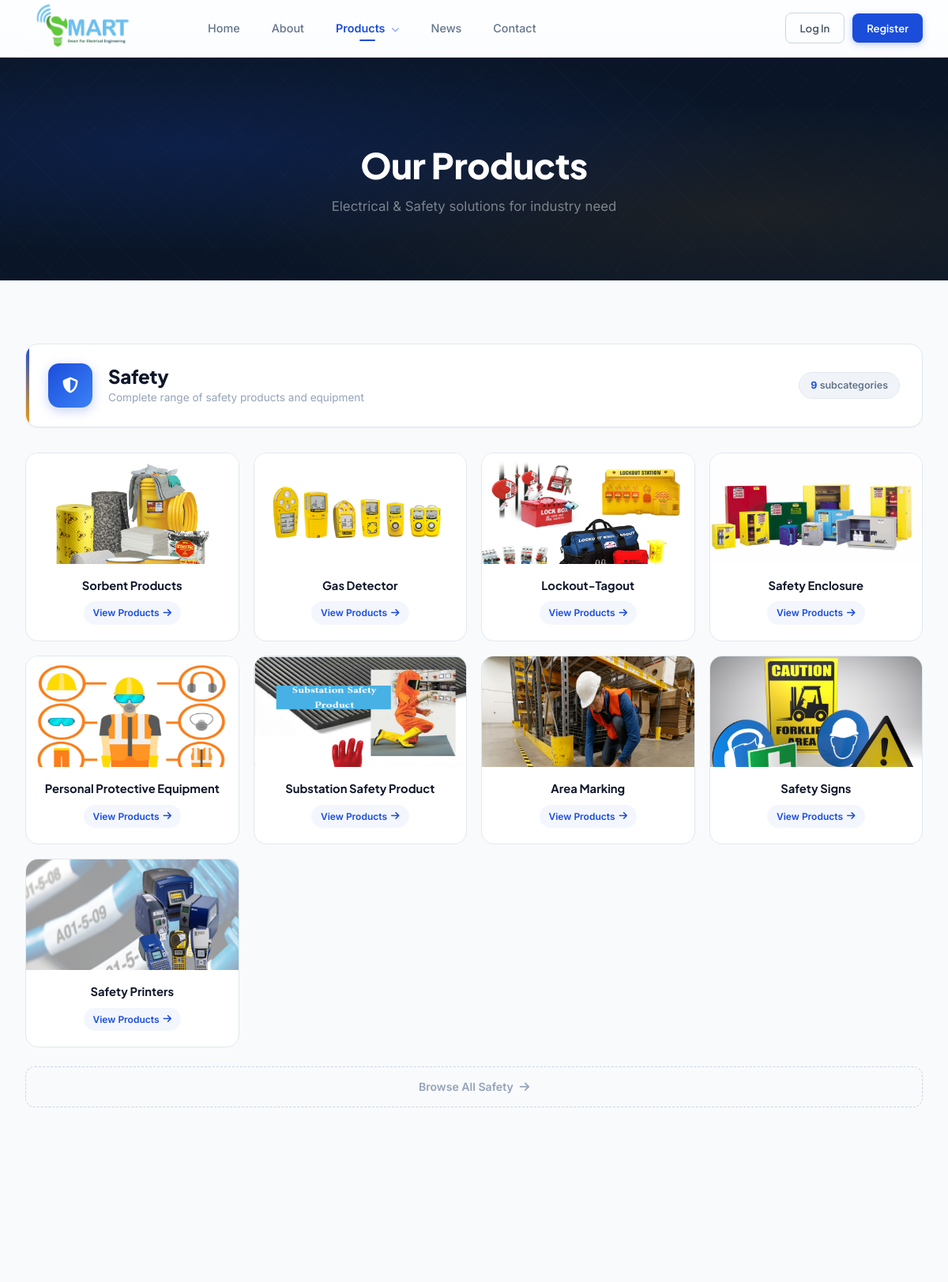
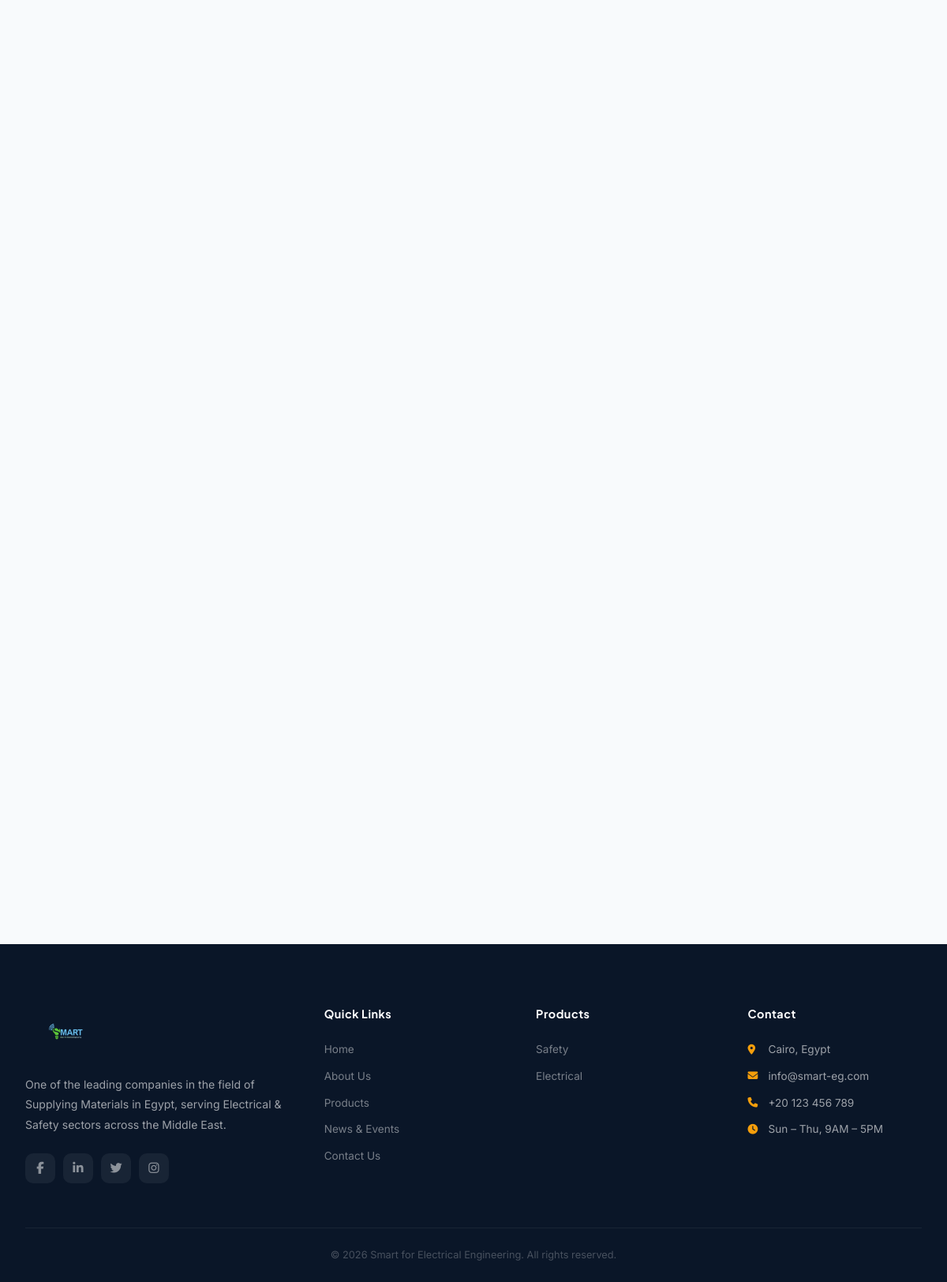
Screenshot of /products/ with the database file from the repository (2 pictures, top to bottom).
### store/models.py (models this page shows, shortened)
class Category(models.Model):
    name = models.CharField(max_length=100)
    slug = models.SlugField(max_length=100, unique=True, blank=True)
    icon = models.CharField(max_length=50, blank=True, help_text="FontAwesome icon class e.g. fa-shield-alt")
    description = models.TextField(blank=True)
    order = models.IntegerField(default=0)
    class Meta:
        verbose_name_plural = "Categories"
        ordering = ['order', 'name']

class SubCategory(models.Model):
    category = models.ForeignKey(Category, on_delete=models.CASCADE, related_name='subcategories')
    name = models.CharField(max_length=200)
    slug = models.SlugField(max_length=200, unique=True, blank=True)
    image = models.ImageField(upload_to='subcategories/', blank=True, null=True)
    description = models.TextField(blank=True)
    order = models.IntegerField(default=0)
    class Meta:
        verbose_name_plural = "Sub Categories"
        ordering = ['order', 'name']

### store/views.py (the view)
# urls.py: path('products/', views.products, name='products'),
def products(request):
    categories = Category.objects.prefetch_related('subcategories').all()
    return render(request, 'store/products.html', {'categories': categories})

### store/context_processors.py (called while the page is built)
def nav_categories(request):
    return {'nav_categories': Category.objects.all()}

### templates/store/products.html (shortened to what this page needs)
{% extends "store/base.html" %}
{% block content %}
<section class="products-hero">
    <h1>Our Products</h1>
    <p class="subtitle"> Electrical & Safety solutions for industry need</p>
</section>
<section class="products-section">
    <div class="products-container">
        {% for cat in categories %}
        <div class="category-block reveal">
            <div class="category-head">
                <div class="cat-icon">
                    <i class="fas {{ cat.icon|default:'fa-folder' }}"></i>
                </div>
                <div class="category-head-text">
                    <h2>{{ cat.name }}</h2>
                    {% if cat.description %}<p>{{ cat.description }}</p>{% endif %}
                </div>
                <span class="cat-count">
                    <strong>{{ cat.subcategories.count }}</strong> subcategories
                </span>
            </div>
            <div class="subcat-grid">
                {% for sub in cat.subcategories.all %}
                <a href="{% url 'product_subcategory' cat.slug sub.slug %}" class="subcat-card">
                    <div class="subcat-img-wrap">
                        {% if sub.image %}
                        <img src="{{ sub.image.url }}" alt="{{ sub.name }}">
                        {% else %}
                        <div class="placeholder-icon">
                            <i class="fas fa-cog"></i>
                        </div>
                        {% endif %}
                    </div>
                    <div class="subcat-card-body">
                        <h4>{{ sub.name }}</h4>
                        <span class="view-tag">
                            View Products <i class="fas fa-arrow-right"></i>
                        </span>
                    </div>
                </a>
                {% endfor %}
            </div>
            <a href="{% url 'product_category' cat.slug %}" class="browse-all">
                Browse All {{ cat.name }} <i class="fas fa-arrow-right"></i>
            </a>
        </div>
        {% endfor %}
    </div>
</section>
{% endblock %}

### templates/store/base.html (shortened to what this page needs)
{% load static %}
<!DOCTYPE html>
<html lang="en" dir="ltr">
<head>
    <link rel="stylesheet" href="https://cdnjs.cloudflare.com/ajax/libs/font-awesome/6.5.1/css/all.min.css">
</head>
<body>
<nav class="navbar" id="navbar">
    <div class="nav-inner">
        <a href="{% url 'home' %}" class="brand">
            <img src="{% static 'images/logo.png' %}" alt="Smart Engineering Logo" class="brand-logo">
        </a>
        <div class="nav-menu" id="navMenu">
            <div class="nav-center">
                <a href="{% url 'home' %}" class="{% if request.resolver_match.url_name == 'home' %}active{% endif %}">Home</a>
                <a href="{% url 'about' %}" class="{% if request.resolver_match.url_name == 'about' %}active{% endif %}">About</a>
                <div class="dropdown">
                    <a href="{% url 'products' %}" class="{% if 'product' in request.resolver_match.url_name %}active{% endif %}">
                        Products <i class="fas fa-chevron-down" style="font-size:0.65rem;margin-left:4px;opacity:0.5;"></i>
                    </a>
                </div>
                <a href="{% url 'news' %}" class="{% if 'news' in request.resolver_match.url_name %}active{% endif %}">News</a>
                <a href="{% url 'contact' %}" class="{% if request.resolver_match.url_name == 'contact' %}active{% endif %}">Contact</a>
            </div>
            <div class="nav-right">
                {% if user.is_authenticated %}
                    <span class="nav-user"><i class="fas fa-user-circle"></i>{{ user.get_short_name|default:user.username }}</span>
                    <a href="{% url 'logout' %}" class="btn btn-ghost" style="padding:8px 18px;font-size:0.82rem;">Logout</a>
                {% else %}
                    <a href="{% url 'login' %}" class="btn btn-ghost" style="padding:8px 18px;font-size:0.82rem;">Log In</a>
                    <a href="{% url 'register' %}" class="btn btn-primary" style="padding:8px 18px;font-size:0.82rem;">Register</a>
                {% endif %}
            </div>
        </div>
    </div>
</nav>
<main class="main">
    {% block content %}{% endblock %}
</main>
<footer class="footer">
    <div class="footer-grid">
        <div>
            <div class="footer-brand">
                <img src="{% static 'images/logo.png' %}" alt="Smart Engineering Logo" class="brand-logo" style="height: 40px; margin-bottom: 10px;">
            </div>
            <p class="footer-about">One of the leading companies in the field of Supplying Materials in Egypt, serving Electrical & Safety sectors across the Middle East.</p>
            <div class="footer-socials">
                <a href="#" aria-label="Facebook"><i class="fab fa-facebook-f"></i></a>
                <a href="#" aria-label="LinkedIn"><i class="fab fa-linkedin-in"></i></a>
                <a href="#" aria-label="Twitter"><i class="fab fa-twitter"></i></a>
                <a href="#" aria-label="Instagram"><i class="fab fa-instagram"></i></a>
            </div>
        </div>
        <div class="footer-col">
            <h4>Quick Links</h4>
            <a href="{% url 'home' %}">Home</a>
            <a href="{% url 'about' %}">About Us</a>
            <a href="{% url 'products' %}">Products</a>
            <a href="{% url 'news' %}">News & Events</a>
            <a href="{% url 'contact' %}">Contact Us</a>
        </div>
        <div class="footer-col">
            <h4>Products</h4>
            {% for cat in nav_categories %}
            <a href="{% url 'product_category' cat.slug %}">{{ cat.name }}</a>
            {% endfor %}
        </div>
        <div class="footer-col">
            <h4>Contact</h4>
            <div class="contact-line"><i class="fas fa-map-marker-alt"></i> Cairo, Egypt</div>
            <div class="contact-line"><i class="fas fa-envelope"></i> info@smart-eg.com</div>
            <div class="contact-line"><i class="fas fa-phone"></i> +20 123 456 789</div>
            <div class="contact-line"><i class="fas fa-clock"></i> Sun – Thu, 9AM – 5PM</div>
        </div>
    </div>
    <div class="footer-bottom">
        &copy; 2026 Smart for Electrical Engineering. All rights reserved.
    </div>
</footer>
</body>
</html>

### templates/store/products.html (style rules this page uses)
.products-hero { background: var(--navy); padding: 110px 32px 80px; text-align: center; position: relative; overflow: hidden; }
.products-hero::before { content: ''; position: absolute; inset: 0; background: radial-gradient(ellipse at 20% 40%, rgba(27,77,219,0.18), transparent 55%), radial-gradient(ellipse at 80% 70%, rgba(245,158,11,0.08), transparent 50%); }
.products-hero::after { content: ''; position: absolute; inset: 0; }
.products-hero h1 { font-size: 2.8rem; font-weight: 900; color: #fff; position: relative; z-index: 1; letter-spacing: -0.5px; }
.products-hero .subtitle { font-size: 1.05rem; color: rgba(255,255,255,0.45); margin-top: 12px; position: relative; z-index: 1; }
.products-section { padding: 80px 32px 100px; }
.products-container { max-width: 1320px; margin: 0 auto; }
.category-block { margin-bottom: 72px; }
.category-head { display: flex; align-items: center; gap: 20px; margin-bottom: 32px; padding: 24px 28px; background: var(--white); border-radius: var(--radius-lg); border: 1px solid var(--gray-100); box-shadow: var(--shadow-xs); position: relative; overflow: hidden; }
.category-head::before { content: ''; position: absolute; left: 0; top: 0; bottom: 0; width: 4px; background: linear-gradient(180deg, var(--royal), var(--gold)); border-radius: 0 4px 4px 0; }
.category-head .cat-icon { width: 56px; height: 56px; border-radius: 14px; background: linear-gradient(135deg, var(--royal), var(--electric)); display: grid; place-items: center; color: #fff; font-size: 1.25rem; flex-shrink: 0; box-shadow: 0 4px 14px rgba(27,77,219,0.25); }
.category-head-text { flex: 1; }
.category-head h2 { font-size: 1.5rem; font-weight: 800; letter-spacing: -0.3px; }
.category-head p { font-size: 0.85rem; color: var(--gray-400); margin-top: 3px; line-height: 1.5; }
.category-head .cat-count { background: var(--gray-50); color: var(--gray-500); padding: 6px 14px; border-radius: 100px; font-size: 0.78rem; font-weight: 600; white-space: nowrap; border: 1px solid var(--gray-100); }
.category-head .cat-count strong { color: var(--royal); font-weight: 700; }
.subcat-grid { display: grid; grid-template-columns: repeat(auto-fill, minmax(220px, 1fr)); gap: 18px; }
.subcat-card { background: var(--white); border-radius: var(--radius-lg); padding: 0; text-align: center; border: 1.5px solid var(--gray-100); text-decoration: none; color: var(--charcoal); transition: all 0.35s var(--ease); display: flex; flex-direction: column; overflow: hidden; position: relative; }
.subcat-img-wrap { height: 140px; background: var(--gray-50); display: grid; place-items: center; overflow: hidden; position: relative; }
.subcat-img-wrap img { width: 100%; height: 100%; object-fit: cover; transition: transform 0.5s var(--ease); }
.subcat-card-body { padding: 18px 20px 20px; display: flex; flex-direction: column; align-items: center; gap: 10px; flex: 1; }
.subcat-card h4 { font-size: 0.92rem; font-weight: 700; line-height: 1.35; color: var(--charcoal); }
.subcat-card .view-tag { display: inline-flex; align-items: center; gap: 5px; font-size: 0.75rem; font-weight: 600; color: var(--royal); padding: 5px 12px; border-radius: 100px; background: rgba(27,77,219,0.05); transition: all 0.25s var(--ease); }
.browse-all { display: flex; align-items: center; justify-content: center; gap: 8px; margin-top: 24px; padding: 14px 28px; border-radius: var(--radius); border: 1.5px dashed var(--gray-200); color: var(--gray-400); font-size: 0.88rem; font-weight: 600; text-decoration: none; transition: all 0.3s var(--ease); background: transparent; }
.browse-all i { transition: transform 0.3s var(--ease); }

### rows the page displays
Category: name "Safety", description "Complete range of safety products and equipment", subcategories.count "9"
SubCategory: image (picture), name "Sorbent Products"
SubCategory: image (picture), name "Gas Detector"
SubCategory: image (picture), name "Lockout-Tagout"
SubCategory: image (picture), name "Safety Enclosure"
SubCategory: image (picture), name "Personal Protective Equipment"
SubCategory: image (picture), name "Substation Safety Product"
SubCategory: image (picture), name "Area Marking"
SubCategory: image (picture), name "Safety Signs"
SubCategory: image (picture), name "Safety Printers"
Category: name "Electrical"
